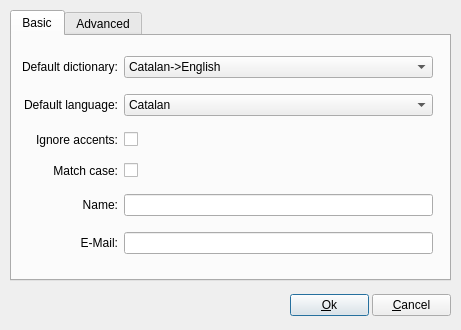
<ui version="4.0" >
 <class>Configure</class>
 <widget class="QDialog" name="Configure" >
  <property name="geometry" >
   <rect>
    <x>0</x>
    <y>0</y>
    <width>461</width>
    <height>330</height>
   </rect>
  </property>
  <property name="sizePolicy" >
   <sizepolicy vsizetype="Preferred" hsizetype="Preferred" >
    <horstretch>144</horstretch>
    <verstretch>30</verstretch>
   </sizepolicy>
  </property>
  <property name="minimumSize" >
   <size>
    <width>461</width>
    <height>330</height>
   </size>
  </property>
  <property name="maximumSize" >
   <size>
    <width>532</width>
    <height>330</height>
   </size>
  </property>
  <property name="windowTitle" >
   <string>Configure</string>
  </property>
  <property name="windowIcon" >
   <iconset resource="icons.qrc" >
    <normaloff>:/icons/qdacco.png</normaloff>:/icons/qdacco.png</iconset>
  </property>
  <widget class="QWidget" name="layoutWidget1" >
   <property name="geometry" >
    <rect>
     <x>290</x>
     <y>290</y>
     <width>161</width>
     <height>31</height>
    </rect>
   </property>
   <layout class="QHBoxLayout" >
    <property name="spacing" >
     <number>3</number>
    </property>
    <property name="margin" >
     <number>0</number>
    </property>
    <item>
     <widget class="QPushButton" name="ok" >
      <property name="text" >
       <string>&amp;Ok</string>
      </property>
      <property name="icon" >
       <iconset resource="icons.qrc" >
        <normaloff>:/icons/button_ok.png</normaloff>:/icons/button_ok.png</iconset>
      </property>
      <property name="shortcut" >
       <string>Alt+O</string>
      </property>
      <property name="default" >
       <bool>true</bool>
      </property>
     </widget>
    </item>
    <item>
     <widget class="QPushButton" name="cancel" >
      <property name="text" >
       <string>&amp;Cancel</string>
      </property>
      <property name="icon" >
       <iconset resource="icons.qrc" >
        <normaloff>:/icons/button_cancel.png</normaloff>:/icons/button_cancel.png</iconset>
      </property>
      <property name="shortcut" >
       <string>Alt+C</string>
      </property>
      <property name="autoDefault" >
       <bool>true</bool>
      </property>
     </widget>
    </item>
   </layout>
  </widget>
  <widget class="QTabWidget" name="tabWidget" >
   <property name="geometry" >
    <rect>
     <x>10</x>
     <y>10</y>
     <width>441</width>
     <height>271</height>
    </rect>
   </property>
   <property name="currentIndex" >
    <number>0</number>
   </property>
   <widget class="QWidget" name="tab_4" >
    <property name="geometry" >
     <rect>
      <x>0</x>
      <y>0</y>
      <width>437</width>
      <height>243</height>
     </rect>
    </property>
    <attribute name="title" >
     <string>Basic</string>
    </attribute>
    <widget class="QWidget" name="layoutWidget2" >
     <property name="geometry" >
      <rect>
       <x>10</x>
       <y>10</y>
       <width>411</width>
       <height>221</height>
      </rect>
     </property>
     <layout class="QGridLayout" >
      <property name="margin" >
       <number>0</number>
      </property>
      <property name="spacing" >
       <number>6</number>
      </property>
      <item row="0" column="1" >
       <widget class="QComboBox" name="traduccio_defecte" >
        <item>
         <property name="text" >
          <string>Catalan->English</string>
         </property>
        </item>
        <item>
         <property name="text" >
          <string>English->Catalan</string>
         </property>
        </item>
       </widget>
      </item>
      <item row="3" column="1" >
       <widget class="QCheckBox" name="ignorar_majuscules" >
        <property name="text" >
         <string/>
        </property>
       </widget>
      </item>
      <item row="5" column="0" >
       <widget class="QLabel" name="lemail" >
        <property name="text" >
         <string>E-Mail:</string>
        </property>
        <property name="alignment" >
         <set>Qt::AlignRight|Qt::AlignTrailing|Qt::AlignVCenter</set>
        </property>
       </widget>
      </item>
      <item row="0" column="0" >
       <widget class="QLabel" name="ldiccionari" >
        <property name="text" >
         <string>Default dictionary:</string>
        </property>
        <property name="alignment" >
         <set>Qt::AlignRight|Qt::AlignTrailing|Qt::AlignVCenter</set>
        </property>
       </widget>
      </item>
      <item row="4" column="0" >
       <widget class="QLabel" name="lnom" >
        <property name="text" >
         <string>Name:</string>
        </property>
        <property name="alignment" >
         <set>Qt::AlignRight|Qt::AlignTrailing|Qt::AlignVCenter</set>
        </property>
       </widget>
      </item>
      <item row="2" column="1" >
       <widget class="QCheckBox" name="ignorar_accents" >
        <property name="text" >
         <string/>
        </property>
       </widget>
      </item>
      <item row="2" column="0" >
       <widget class="QLabel" name="laccents" >
        <property name="text" >
         <string>Ignore accents:</string>
        </property>
        <property name="alignment" >
         <set>Qt::AlignRight|Qt::AlignTrailing|Qt::AlignVCenter</set>
        </property>
        <property name="buddy" >
         <cstring>ignorar_accents</cstring>
        </property>
       </widget>
      </item>
      <item row="1" column="1" >
       <widget class="QComboBox" name="idioma_defecte" >
        <item>
         <property name="text" >
          <string>Catalan</string>
         </property>
        </item>
        <item>
         <property name="text" >
          <string>English</string>
         </property>
        </item>
       </widget>
      </item>
      <item row="3" column="0" >
       <widget class="QLabel" name="lmajuscules" >
        <property name="text" >
         <string>Match case:</string>
        </property>
        <property name="alignment" >
         <set>Qt::AlignRight|Qt::AlignTrailing|Qt::AlignVCenter</set>
        </property>
        <property name="buddy" >
         <cstring>ignorar_majuscules</cstring>
        </property>
       </widget>
      </item>
      <item row="1" column="0" >
       <widget class="QLabel" name="lidioma" >
        <property name="text" >
         <string>Default language:</string>
        </property>
        <property name="alignment" >
         <set>Qt::AlignRight|Qt::AlignTrailing|Qt::AlignVCenter</set>
        </property>
       </widget>
      </item>
      <item row="5" column="1" >
       <widget class="QLineEdit" name="email" >
        <property name="toolTip" >
         <string>If you send some suggestions or bug reports to Dacco, we will know your e-mail. This is not compulsory</string>
        </property>
       </widget>
      </item>
      <item row="4" column="1" >
       <widget class="QLineEdit" name="nom" >
        <property name="toolTip" >
         <string>If you send some suggestions or bug reports to Dacco, we will know your name. This is not compulsory</string>
        </property>
       </widget>
      </item>
     </layout>
    </widget>
   </widget>
   <widget class="QWidget" name="tab_3" >
    <property name="geometry" >
     <rect>
      <x>0</x>
      <y>0</y>
      <width>437</width>
      <height>243</height>
     </rect>
    </property>
    <attribute name="title" >
     <string>Advanced</string>
    </attribute>
    <widget class="QWidget" name="layoutWidget3" >
     <property name="geometry" >
      <rect>
       <x>12</x>
       <y>40</y>
       <width>411</width>
       <height>147</height>
      </rect>
     </property>
     <layout class="QGridLayout" name="gridLayout1" >
      <item row="0" column="0" >
       <widget class="QLabel" name="ldirectori" >
        <property name="text" >
         <string>Dictionary directory:</string>
        </property>
        <property name="alignment" >
         <set>Qt::AlignRight|Qt::AlignTrailing|Qt::AlignVCenter</set>
        </property>
       </widget>
      </item>
      <item row="0" column="1" >
       <widget class="QLineEdit" name="directori" >
        <property name="toolTip" >
         <string>Select the dictionaries directory on your system</string>
        </property>
       </widget>
      </item>
      <item row="0" column="2" >
       <widget class="QToolButton" name="busca_fitxer" >
        <property name="text" >
         <string/>
        </property>
        <property name="icon" >
         <iconset resource="icons.qrc" >
          <normaloff>:/icons/fileopen.png</normaloff>:/icons/fileopen.png</iconset>
        </property>
       </widget>
      </item>
      <item row="0" column="3" >
       <widget class="QToolButton" name="ajuda" >
        <property name="text" >
         <string>...</string>
        </property>
        <property name="icon" >
         <iconset resource="icons.qrc" >
          <normaloff>:/icons/help.png</normaloff>:/icons/help.png</iconset>
        </property>
       </widget>
      </item>
      <item row="1" column="0" >
       <widget class="QLabel" name="lbrowser" >
        <property name="text" >
         <string>Browser:</string>
        </property>
        <property name="alignment" >
         <set>Qt::AlignRight|Qt::AlignTrailing|Qt::AlignVCenter</set>
        </property>
       </widget>
      </item>
      <item row="1" column="1" >
       <widget class="QLineEdit" name="browser" >
        <property name="toolTip" >
         <string>Select the dictionaries directory on your system</string>
        </property>
       </widget>
      </item>
      <item row="1" column="2" >
       <widget class="QToolButton" name="busca_browser" >
        <property name="text" >
         <string/>
        </property>
        <property name="icon" >
         <iconset resource="icons.qrc" >
          <normaloff>:/icons/fileopen.png</normaloff>:/icons/fileopen.png</iconset>
        </property>
       </widget>
      </item>
      <item row="1" column="3" >
       <widget class="QToolButton" name="ajuda_browser" >
        <property name="text" >
         <string>...</string>
        </property>
        <property name="icon" >
         <iconset resource="icons.qrc" >
          <normaloff>:/icons/help.png</normaloff>:/icons/help.png</iconset>
        </property>
       </widget>
      </item>
      <item row="2" column="0" >
       <widget class="QLabel" name="lfestival" >
        <property name="text" >
         <string>Festival executable:</string>
        </property>
        <property name="alignment" >
         <set>Qt::AlignRight|Qt::AlignTrailing|Qt::AlignVCenter</set>
        </property>
        <property name="wordWrap" >
         <bool>true</bool>
        </property>
       </widget>
      </item>
      <item row="2" column="1" >
       <widget class="QLineEdit" name="festival" />
      </item>
      <item row="2" column="2" >
       <widget class="QToolButton" name="busca_festival" >
        <property name="text" >
         <string/>
        </property>
        <property name="icon" >
         <iconset resource="icons.qrc" >
          <normaloff>:/icons/fileopen.png</normaloff>:/icons/fileopen.png</iconset>
        </property>
       </widget>
      </item>
      <item row="2" column="3" >
       <widget class="QToolButton" name="ajuda_festival" >
        <property name="text" >
         <string>...</string>
        </property>
        <property name="icon" >
         <iconset resource="icons.qrc" >
          <normaloff>:/icons/help.png</normaloff>:/icons/help.png</iconset>
        </property>
       </widget>
      </item>
      <item row="3" column="0" >
       <widget class="QLabel" name="label" >
        <property name="text" >
         <string>Autocomplete:</string>
        </property>
        <property name="alignment" >
         <set>Qt::AlignRight|Qt::AlignTrailing|Qt::AlignVCenter</set>
        </property>
       </widget>
      </item>
      <item row="3" column="1" colspan="2" >
       <widget class="QCheckBox" name="autocompletar" >
        <property name="text" >
         <string/>
        </property>
       </widget>
      </item>
      <item row="4" column="0" >
       <widget class="QLabel" name="label_2" >
        <property name="text" >
         <string>Single instance:</string>
        </property>
        <property name="alignment" >
         <set>Qt::AlignRight|Qt::AlignTrailing|Qt::AlignVCenter</set>
        </property>
       </widget>
      </item>
      <item row="4" column="1" >
       <widget class="QCheckBox" name="singleinstance" >
        <property name="text" >
         <string/>
        </property>
       </widget>
      </item>
      <item row="4" column="3" >
       <widget class="QToolButton" name="ajuda_singleinstance" >
        <property name="text" >
         <string>...</string>
        </property>
        <property name="icon" >
         <iconset resource="icons.qrc" >
          <normaloff>:/icons/help.png</normaloff>:/icons/help.png</iconset>
        </property>
       </widget>
      </item>
     </layout>
    </widget>
   </widget>
  </widget>
 </widget>
 <layoutdefault spacing="6" margin="11" />
 <tabstops>
  <tabstop>tabWidget</tabstop>
  <tabstop>traduccio_defecte</tabstop>
  <tabstop>idioma_defecte</tabstop>
  <tabstop>ignorar_accents</tabstop>
  <tabstop>ignorar_majuscules</tabstop>
  <tabstop>nom</tabstop>
  <tabstop>email</tabstop>
  <tabstop>ok</tabstop>
  <tabstop>cancel</tabstop>
  <tabstop>directori</tabstop>
  <tabstop>busca_fitxer</tabstop>
  <tabstop>ajuda</tabstop>
  <tabstop>browser</tabstop>
  <tabstop>busca_browser</tabstop>
  <tabstop>ajuda_browser</tabstop>
  <tabstop>festival</tabstop>
  <tabstop>busca_festival</tabstop>
  <tabstop>ajuda_festival</tabstop>
  <tabstop>autocompletar</tabstop>
 </tabstops>
 <resources>
  <include location="icons.qrc" />
 </resources>
 <connections/>
</ui>
